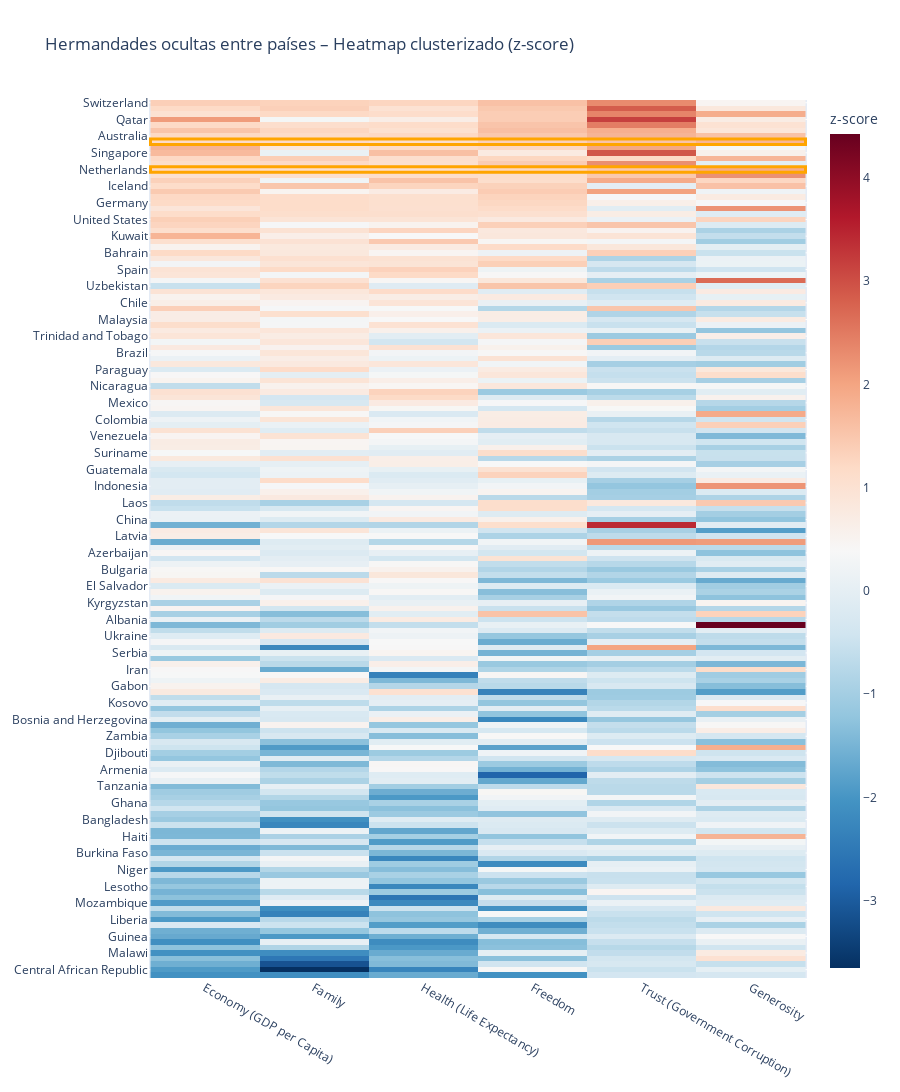

Write notebook code for a chart like this one.
### Code cell
# Visualizacion 6
import numpy as np

factors = ["Economy (GDP per Capita)", "Family", "Health (Life Expectancy)", "Freedom", "Trust (Government Corruption)", "Generosity"]

# Filtrar columnas y quitar nulos
dfm = df[["Country", "Region"] + factors].dropna()

# Normalización (z-score)
X = dfm[factors].astype(float).to_numpy()
Xz = (X - X.mean(axis=0)) / X.std(axis=0, ddof=0)

countries = dfm["Country"].to_numpy()
regions   = dfm["Region"].to_numpy()

# Ordenar países (por 1ª componente principal)
U, S, VT = np.linalg.svd(Xz, full_matrices=False)
proj = (Xz @ VT.T)[:,0]
order = np.argsort(proj)

Xo, Co, Re = Xz[order], countries[order], regions[order]

# Buscar "hermanos inesperados"
D = np.linalg.norm(Xo[:,None,:] - Xo[None,:,:], axis=2)
np.fill_diagonal(D, np.inf)
mask = np.not_equal.outer(Re, Re)
if mask.any():
    Dm = np.where(mask, D, np.inf)
    i, j = np.unravel_index(np.argmin(Dm), Dm.shape)
else:
    i, j = np.unravel_index(np.argmin(D), D.shape)

print(f"Hermanos inesperados: {Co[i]} ({Re[i]}) {Co[j]} ({Re[j]}) distancia = {D[i,j]:.3f}")

# Heatmap con px.imshow
fig6 = px.imshow(
    Xo,
    x=factors,
    y=Co,
    color_continuous_scale="RdBu_r",
    labels={"color": "z-score"},
    title="Hermandades ocultas entre países – Heatmap clusterizado (z-score)",
    aspect="auto"   # <-- evita que quede tan delgado
)

# Resaltar hermanos inesperados
for r in [i, j]:
    fig6.add_shape(
        type="rect",
        x0=-0.5, x1=len(factors)-0.5,
        y0=r-0.5, y1=r+0.5,
        line=dict(color="orange", width=3)
    )

fig6.update_layout(   # más ancho
    height=1200    # más alto
)

fig6.show()

### Figure 1 — Plotly figure (JSON) as saved in the notebook; plotly's stock layout.template omitted (floating-point values rounded to 4 significant figures; data arrays with more than 128 entries replaced by an {"elided": "..."} marker saying what was removed)
{"data": [{"coloraxis": "coloraxis", "hovertemplate": "x: %{x}<br>y: %{y}<br>z-score: %{z}<extra></extra>", "name": "0", "type": "heatmap", "x": ["Economy (GDP per Capita)", "Family", "Health (Life Expectancy)", "Freedom", "Trust (Government Corruption)", "Generosity"], "xaxis": "x", "y": {"elided": "158 str values"}, "yaxis": "y", "z": {"elided": "158x6 float values"}}], "layout": {"coloraxis": {"colorbar": {"title": {"text": "z-score"}}, "colorscale": [[0, "rgb(5,48,97)"], [0.1, "rgb(33,102,172)"], [0.2, "rgb(67,147,195)"], [0.3, "rgb(146,197,222)"], [0.4, "rgb(209,229,240)"], [0.5, "rgb(247,247,247)"], [0.6, "rgb(253,219,199)"], [0.7, "rgb(244,165,130)"], [0.8, "rgb(214,96,77)"], [0.9, "rgb(178,24,43)"], [1, "rgb(103,0,31)"]]}, "height": 1200, "shapes": [{"line": {"color": "orange", "width": 3}, "type": "rect", "x0": -0.5, "x1": 5.5, "y0": 6.5, "y1": 7.5}, {"line": {"color": "orange", "width": 3}, "type": "rect", "x0": -0.5, "x1": 5.5, "y0": 11.5, "y1": 12.5}], "title": {"text": "Hermandades ocultas entre países – Heatmap clusterizado (z-score)"}, "xaxis": {"anchor": "y", "domain": [0, 1]}, "yaxis": {"anchor": "x", "autorange": "reversed", "domain": [0, 1]}}}
